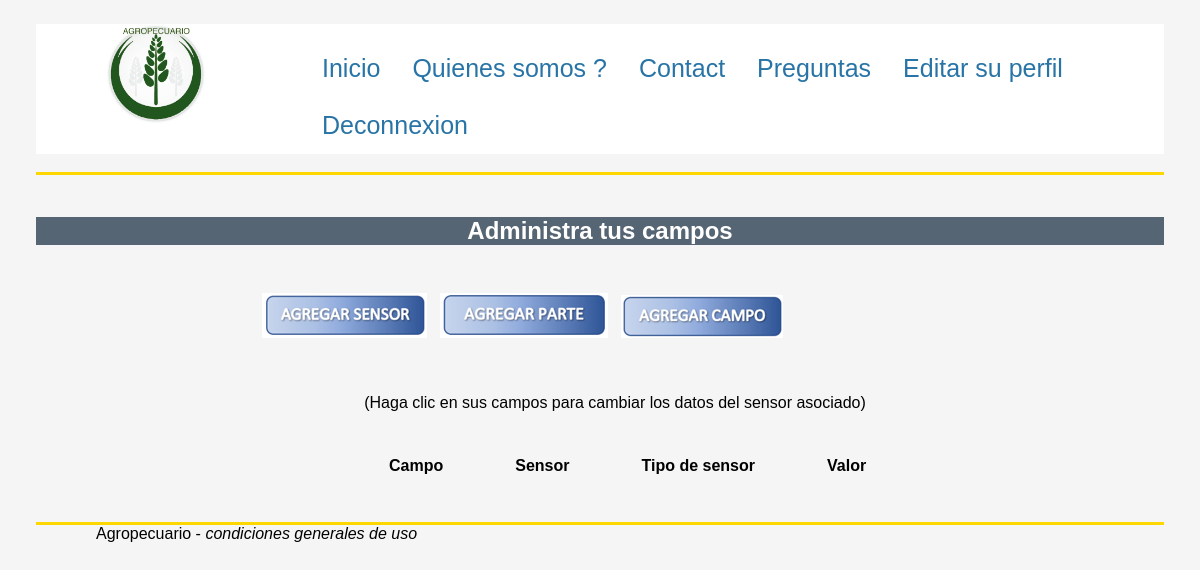
The app's page / (signed in), older data.
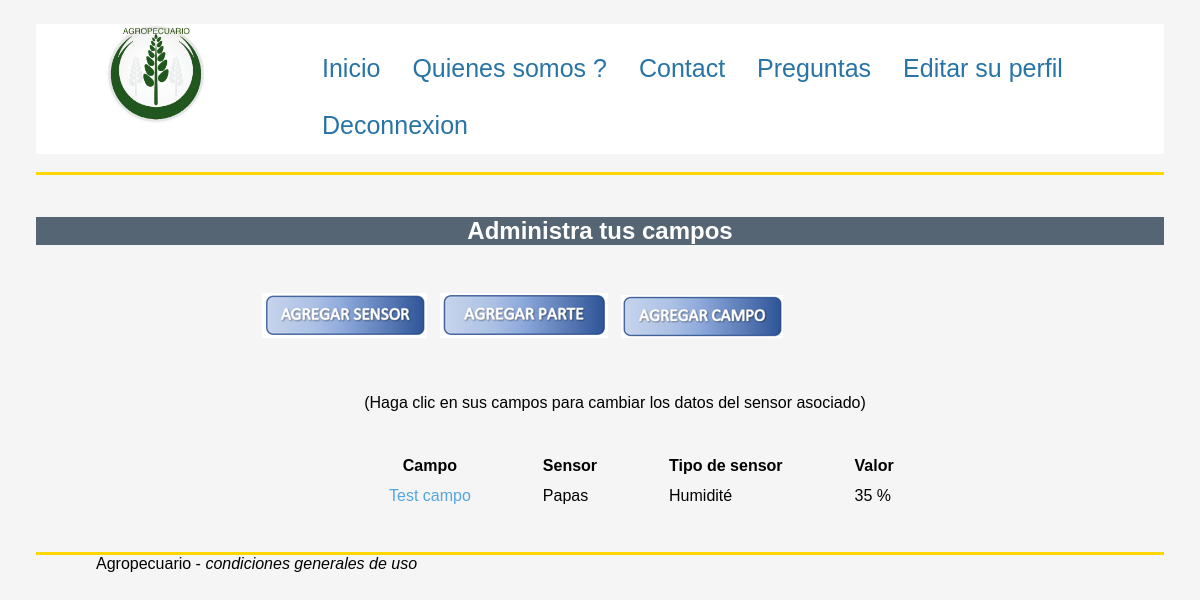
The same page, newer data.
### tables this page shows
CREATE TABLE `logement` (
  `id` int(11) NOT NULL,
  `nom` varchar(50) NOT NULL,
  `superficie` int(11) NOT NULL,
  `direccion` varchar(255) NOT NULL,
  `ciudad` varchar(50) NOT NULL,
  `codigo_postal` varchar(10) NOT NULL,
  `n_piece` int(11) NOT NULL,
  `id_utilisateur` int(11) NOT NULL
);

CREATE TABLE `piece` (
  `id` int(11) NOT NULL,
  `nom` varchar(255) NOT NULL,
  `superficie` int(11) NOT NULL,
  `id_logement` int(11) NOT NULL
);

CREATE TABLE `capteur` (
  `id` int(11) NOT NULL,
  `id_piece` int(11) NOT NULL,
  `valeur` int(11) NOT NULL,
  `type` varchar(255) NOT NULL,
  `etat` int(11) NOT NULL,
  `numero_serie` int(11) NOT NULL
);

### Vue/accueil.php (called while the page is built)
<?php
require ('Modele/gestioncapteur.php');
$capteurs=getUserCapteurs();
    $entete = entete();
    $contenu = affichagecapteur($capteurs);
    $pied = pied();
    include ('gabarit.php');
?>

### Modele/connexion.php (called while the page is built)
<?php
    $dbname = "BDD-MSH";
    $host='localhost:8889';
    $user='root';
    $pass='root';
    $db = new PDO("mysql:host=$host;dbname=$dbname", "$user", "$pass");
    $db->query("SET NAMES UTF8");
?>

### Modele/gestioncapteur.php (called while the page is built, shortened)
<?php
function getUserCapteurs()
{
    require("connexion.php");
    $capt = $db->prepare("SELECT capteur.id id,capteur.type typecapteur, capteur.valeur valeur, logement.nom nomlogement,piece.nom nompiece FROM logement,piece,capteur where logement.id = piece.id_logement and piece.id = capteur.id_piece and id_utilisateur = ?");
    $capt->execute(array($_SESSION['userID']));
    $capteur = $capt->fetchAll();
    return $capteur;
}
?>

### Vue/commun.php (the view, shortened to what this page needs)
    <?php
function affichagecapteur($capteurs)
{
	ob_start();?>
<h1 style="text-align:center">Administra tus campos </h1><br><br>
  <p style="margin-left:20%"><a href="http://localhost:8888/Agropecuario/index.php?cible=ajoutercapteur"><img src="http://localhost:8888/Agropecuario/img/sensor.png"> </a> &nbsp;
        <a href="http://localhost:8888/Agropecuario/index.php?cible=ajouterpiece"> <img src="http://localhost:8888/Agropecuario/img/parte.png"></a> &nbsp;
        <a href="http://localhost:8888/Agropecuario/index.php?cible=ajouterlogement"> <img src="http://localhost:8888/Agropecuario/img/campo.png"></a> &nbsp;</p>
<br> <br>
<p style="text-align:center">(Haga clic en sus campos para cambiar los datos del sensor asociado)</p><br>
	<table style="margin-left:25%">
		<tr>
			<th>Campo</th>
			<th>Sensor</th>
			<th>Tipo de sensor</th>
			<th>Valor</th>
		</tr>
		<?php
           foreach ($capteurs as $key => $value){?>
				 <tr>
				 <td> <a href="http://localhost:8888/Agropecuario/index.php?cible=changervaleur&id=<?=$value[0]?>"><?=$value[3]?></a></td>
				 <td> <?=$value[4]?></td>
				 <td> <?=$value[1]?></td>
				 <td> <?php
				 switch($value[1])
				{
				 case 'Humidité':
					echo $value[2];
					echo " %";
				  break;
				}
				 ?></td>
				 </tr>
			 <?php
			 }
		?>
	</table>
	<?php
    $affiche = ob_get_clean();
    return $affiche;
}
    ?>
    <?php
function entete(){
    ?>
        <div class="topnav">
            <p><img src= "http://localhost:8888/Agropecuario/img/logoa.png" class="logoentreprise" alt="Logo entreprise"/></p>
            <a href="http://localhost:8888/Agropecuario/index.php?cible=accueil">Inicio</a>
            <a href="http://localhost:8888/Agropecuario/Vue/qui_sommes_nous.php">Quienes somos ?</a>
            <a href="http://localhost:8888/Agropecuario/Vue/contact.php">Contact</a>
            <a href="http://localhost:8888/Agropecuario/Vue/FAQ.php">Preguntas</a>
            <?php
            if (isset ($_SESSION["userID"]))
            {
                echo '<a href="index.php?cible=verifedition">Editar su perfil</a>';
                echo '<a href="index.php?cible=deconnexion">Deconnexion</a>';
            }
            ?>
        </div>
    <?php
    $entete = ob_get_clean();
    return $entete;
}
function pied(){
    ?>
<p style="color:black">Agropecuario - <a href="http://localhost:8888/Agropecuario/Vue/conditions.php" style="color:black"><I>condiciones generales de uso</I></a></p>
    <?php
    $pied = ob_get_clean();
    return $pied;
}
    ?>

### index.php (shortened to what this page needs)
<?php
    require("Modele/connexion.php");
    require("Vue/commun.php");
    if(!isset($_SESSION["userID"])){
        include("Controleur/connexion.php");
    } else {
        if(isset($_GET['cible'])) {
            if($GET['cible']=='conditions'){
                include('Vue/conditions.php');
            }
            if($_GET['cible'] == 'accueil'){
                include ('Vue/accueil.php');
            } else if ($_GET['cible'] == "verifinscription"){
                include("Controleur/inscription.php");
                include("Modele/inscription.php");
                $reponse = insertutilisateur($bdd, $pseudo, $nom, $prénom, $mail, $mdp, $address, $city, $zip, $country, $phone);
            } else if ($_GET['cible'] == "contact"){
                echo "<script>document.location.href='http://localhost:8888/MySmartHouse%20-%20MVC/Vue/contact.php'</script>";
            } else if ($_GET['cible'] == "FAQ"){
                echo "<script>document.location.href='http://localhost:8888/MySmartHouse%20-%20MVC/Vue/FAQ.php'</script>";
             } else if ($_GET['cible'] == "quisommesnous"){
                echo "<script>document.location.href='http://localhost:8888/MySmartHouse%20-%20MVC/Vue/qui_sommes_nous.php'</script>";
            } else if ($_GET['cible'] == "verifedition"){
                include ("Controleur/editer_profil.php");
                include ("Vue/editer_profil.php");
             } else if ($_GET['cible'] == "ajoutercapteur"){
                   include("Controleur/ajoutercapteur.php");
                   include("Vue/ajoutercapteur.php");
            } else if ($_GET['cible'] == "changervaleur"){
                   include("Controleur/changervaleur.php");
                   include("Vue/changervaleur.php");
            } else if ($_GET['cible'] == "ajouterlogement"){
                   include("Controleur/ajouterlogement.php");
                   include("Vue/ajouterlogement.php");
            } else if ($_GET['cible'] == "ajouterpiece"){
                   include("Controleur/ajouterpiece.php");
                   include("Vue/ajouterpiece.php");
            } else if ($_GET['cible'] == "affichercapteur"){
                   include("Vue/affichercapteur.php");
           } else if ($_GET['cible'] == "deconnexion"){
                $_SESSION = array();
                session_destroy();
                include("Vue/non_connecte.php");
            }
        } else {
                include("Vue/accueil.php");
        }
    }
?>

### gabarit.php (shortened to what this page needs)
<!DOCTYPE html>
<html>
    <head>
	<link rel="stylesheet" href="http://localhost:8888/MySmartHouse%20-%20MVC/Styles/Base.css" />
	<link rel="stylesheet" href="http://localhost:8888/MySmartHouse%20-%20MVC/Styles/structure7.css" />
    </head>
        <div id="global">
            <div id="tete">
                <?php echo($entete); ?>
                <br>
            </div>
            <hr/>
            <div id="corps">
                <br>
                <div id="contenu">
                    <?php echo($contenu); ?>
                </div>
            </div>
            <br> <br>
            <hr />
            <div id="pied">
                <?php echo($pied); ?>
            </div>
        </div>
</html>

### Styles/Base.css (style rules this page uses)
* { font-family: Tahoma, Helvetica, sans-serif; margin: 0; }
a { color:black; }
h1, h2, h3, h4, h5, h6 { margin: 1em 0 .5em 0; }
h1 { font-size: 24px; }
p { margin-bottom: 1em; }
hr { height: 3px; color: gold; background-color: gold; border-width: 0; }

### Styles/structure7.css (style rules this page uses)
a, a:visited { text-decoration:none; outline:none; color:#54a6de; }
.logoentreprise { max-height: 100px; max-width: 100px; float:left; margin-left: 10px; margin-right: 100px; text-align: center; }
.topnav { overflow: hidden; background-color: white; }
.topnav a { float:left; align-content: right; display: block; color: #2874A6 ; text-align: center; padding: 14px 16px; text-decoration: none; font-size: 25px; vertical-align: text-bottom; }
h1 { color:white; background-color: #566573 }
p { margin-left: 60px; margin-right: 30px; }
table { border-spacing: 70px 10px; }

Row changes from the older to the newer data that the page shows:
added logement: nom "Test campo", piece.nom "Papas", capteur.type "Humidité", capteur.valeur "35"
